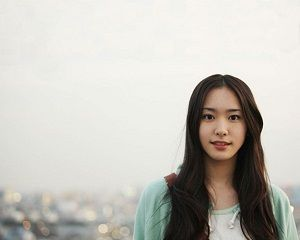
#> input picture gl1.jpg, 300 x 240 px
$ python addWatermark.py
#> lines starting #> are read from the running program, lines starting #| are printed output that depends on the picture
#coding=utf-8
#PIL Image 目前来看被skimage秒杀.
#PIL Image读入图片不像skimage一样是numpy数组格式,且不能输出float64的图片
from PIL import Image
import matplotlib.pyplot as plt
from matplotlib.pyplot import figure,imshow,show,title,subplot
import numpy as np

im=Image.open('gl1.jpg')
#> im is the input picture: PIL image 300x240 RGB; mean R, G, B 196.6, 194.1, 187.3
im = np.array(im)
im  = im.astype(np.float64) /255
#> im: shape (240, 300, 3) float64
mark = Image.open('watermark.jpg')
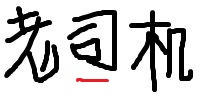
#> input picture watermark.jpg, 200 x 100 px
#> mark is the input picture: PIL image 200x100 RGB; mean R, G, B 202.1, 201.3, 201.3
mark = np.array(mark)
mark = mark.astype(np.float64) /255
#> mark: shape (100, 200, 3) float64

#symmetric
imsize = im.shape
#> imsize = (240, 300, 3)
mark_ = np.zeros([imsize[0],imsize[1],imsize[2]])
for i in range(mark.shape[0]):
    for j in range(mark.shape[1]):
        mark_[i,j,:] = mark[i,j,:]
        mark_[imsize[0]-1-i,imsize[1]-1-j,:]=mark[i,j,:]
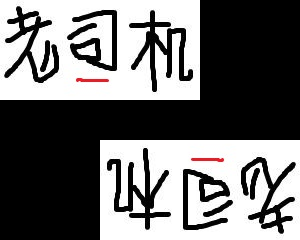
#> mark_: shape (240, 300, 3) float64; mean R, G, B 0.44, 0.439, 0.439

#add watermark
im_fft = np.fft.fft2(im)
im_add = im_fft + mark_
im_out = np.fft.ifft2(im_add)
im_out = im_out.astype(np.float64)*255
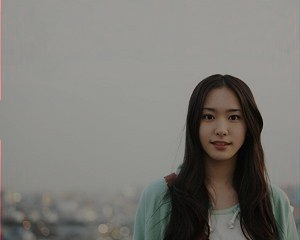
#> im_out: shape (240, 300, 3) float64; mean of channels 0, 1, 2 197, 194.1, 187.3; drawn with min black and max white
im_out = im_out.astype(np.int32)
